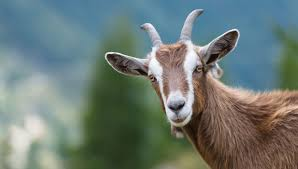
#> input picture Exercicio IA/VisaoComputacional/arquivos/goat.jpeg, 298 x 169 px
$ python filtragem_espacial.py
#> lines starting #> are read from the running program, lines starting #| are printed output that depends on the picture
import numpy as np
import cv2
from tkinter import messagebox

# função para fazer a correlação simples, movendo a máscara sobre a imagem
def filtrarImagem(img, mascara):
    aresta_n = mascara.shape[0]
    # Tem que ser uma mascara quadrada e ímpar
    if (mascara.shape[0] != mascara.shape[1]) or (aresta_n % 2 == 0):
        messagebox.showinfo('Alerta','Máscara tem que ser quadrada e ímpar !')
        return 'none'
    img_corr = img.copy()
    media_col_linha_mascara = aresta_n * aresta_n
    # Percorre cada pixel da imagem
    for coluna in range(img.shape[0]):
        for linha in range(img.shape[1]):
            try:
                m = 0
                base = int(aresta_n / 2)
                pivo_linha = aresta_n - base - 1
                for col_mascara in range(mascara.shape[0]):
                    pivo_coluna = base - aresta_n + 1
                    for lin_mascara in range(mascara.shape[1]):
                        m += img[coluna + pivo_coluna][linha + pivo_linha] * mascara[col_mascara][lin_mascara]
                        pivo_coluna += 1
                    pivo_linha += 1
                # intensidade do pixel > Média dos valores
                img_corr[coluna][linha] = m / media_col_linha_mascara
            except:
                img_corr[coluna][linha] = 0
    return img_corr


# Imagem -> Carregando imagem num vetor
imagem = cv2.imread('./arquivos/goat.jpeg')
#> imagem is the input picture: shape (169, 298, 3); mean B, G, R 117.8, 122.7, 108.4

# Mascara -> tem que ser Quadrada de Impar  n x n -> N
filtro_mascara = np.array([[-1, -2, -1], [0, 0, 0], [1, 2, 1]])

# Executa a função de correlação, imagem e mascara como parametros! ##################
img_com_filtro = filtrarImagem(imagem, filtro_mascara)
#> after the loop in filtrarImagem, `for coluna in range(img.shape[0]):`:
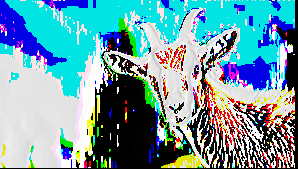
#> img_corr: shape (169, 298, 3); mean B, G, R 166.4, 155.3, 110.6

#> (the run stopped early here; a loop or call above may not have finished)
